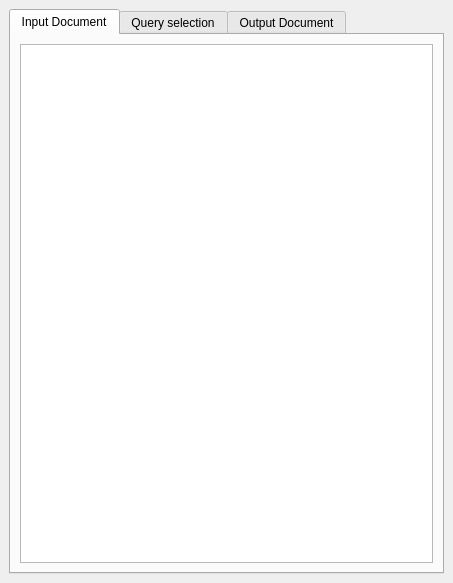
<?xml version="1.0" encoding="UTF-8"?>
<ui version="4.0">
 <class>QueryWidget</class>
 <widget class="QMainWindow" name="QueryWidget">
  <property name="geometry">
   <rect>
    <x>0</x>
    <y>0</y>
    <width>453</width>
    <height>583</height>
   </rect>
  </property>
  <property name="windowTitle">
   <string>Recipes XQuery Example</string>
  </property>
  <widget class="QWidget" name="centralwidget">
   <layout class="QVBoxLayout" name="verticalLayout_2">
    <item>
     <widget class="QTabWidget" name="tabWidget">
      <property name="currentIndex">
       <number>0</number>
      </property>
      <property name="tabsClosable">
       <bool>false</bool>
      </property>
      <widget class="QWidget" name="tab_1">
       <attribute name="title">
        <string>Input Document</string>
       </attribute>
       <layout class="QVBoxLayout" name="verticalLayout">
        <item>
         <widget class="QTextBrowser" name="inputTextEdit">
          <property name="textInteractionFlags">
           <set>Qt::NoTextInteraction</set>
          </property>
          <property name="openLinks">
           <bool>false</bool>
          </property>
         </widget>
        </item>
       </layout>
      </widget>
      <widget class="QWidget" name="tab_2">
       <attribute name="title">
        <string>Query selection</string>
       </attribute>
       <layout class="QVBoxLayout" name="verticalLayout_3">
        <item>
         <widget class="QComboBox" name="defaultQueries"/>
        </item>
        <item>
         <widget class="QTextBrowser" name="queryTextEdit">
          <property name="textInteractionFlags">
           <set>Qt::NoTextInteraction</set>
          </property>
          <property name="openLinks">
           <bool>false</bool>
          </property>
         </widget>
        </item>
       </layout>
      </widget>
      <widget class="QWidget" name="tab_3">
       <attribute name="title">
        <string>Output Document</string>
       </attribute>
       <layout class="QVBoxLayout" name="verticalLayout_4">
        <item>
         <widget class="QTextBrowser" name="outputTextEdit">
          <property name="textInteractionFlags">
           <set>Qt::NoTextInteraction</set>
          </property>
          <property name="openLinks">
           <bool>false</bool>
          </property>
         </widget>
        </item>
       </layout>
      </widget>
     </widget>
    </item>
   </layout>
  </widget>
 </widget>
 <resources/>
 <connections/>
</ui>
